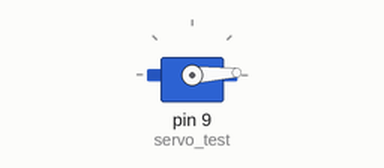
This sketch was run on a simulated Arduino Uno, built with avr-gcc and run on an emulated ATmega328P. On the bench: servo.

Above: at 0.05 s.
At 1.15 s:
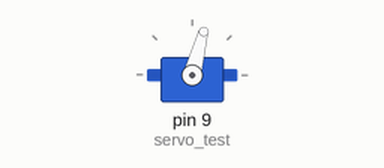
At 1.95 s:
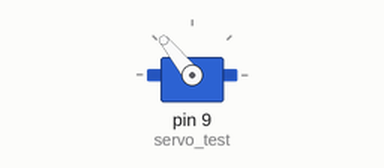
At 3.85 s:
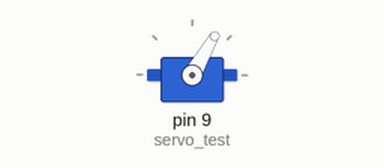
Timing chart, 0 to 6.4 s (numbered marks = the images above):
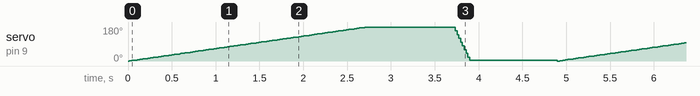

The sketch:

servo_motor.ino
```cpp
#include <Servo.h>             //Servo library

Servo servo_test;        //initialize a servo object for the connected servo

int angle = 0;
void setup()
{
  servo_test.attach(9);
  // attach the signal pin of servo to pin9 of arduino
}

void loop()
{
  for(angle = 0; angle < 180; angle += 1) //Clockwise
  {
    servo_test.write(angle);//rotate the servo
    delay(15);
  }

  delay(1000);

  for(angle = 180; angle>=1; angle-=5)//Anti-Clockwise
  {
    servo_test.write(angle);
    delay(5);
  }
    delay(1000);
}
```
